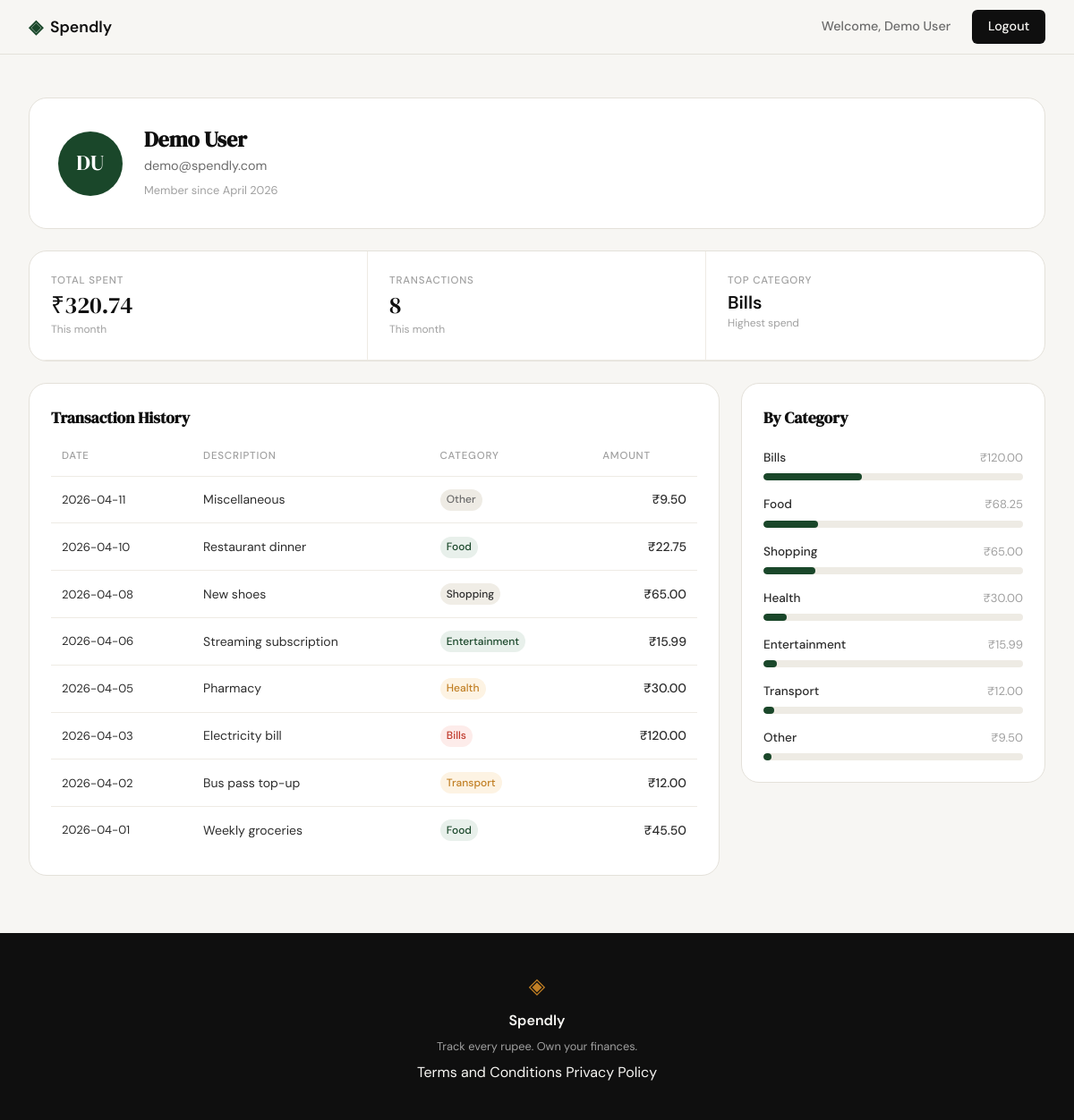
Screenshot of /profile (signed in) with the database file from the repository.
### tables this page shows
CREATE TABLE users (
            id            INTEGER PRIMARY KEY AUTOINCREMENT,
            name          TEXT    NOT NULL,
            email         TEXT    UNIQUE NOT NULL,
            password_hash TEXT    NOT NULL,
            created_at    TEXT    DEFAULT (datetime('now'))
        );

CREATE TABLE expenses (
            id          INTEGER PRIMARY KEY AUTOINCREMENT,
            user_id     INTEGER NOT NULL REFERENCES users(id),
            amount      REAL    NOT NULL,
            category    TEXT    NOT NULL,
            date        TEXT    NOT NULL,
            description TEXT,
            created_at  TEXT    DEFAULT (datetime('now'))
        );

### app.py (the view)
@app.route("/profile")
def profile():
    if not session.get("user_id"):
        return redirect(url_for("login"))
    user_id = session["user_id"]
    user         = get_user_by_id(user_id)
    stats        = get_summary_stats(user_id)
    transactions = get_recent_transactions(user_id)
    categories   = get_category_breakdown(user_id)
    return render_template("profile.html",
                           user=user,
                           stats=stats,
                           transactions=transactions,
                           categories=categories)

### database/db.py (called while the page is built)
def get_db():
    conn = sqlite3.connect(DB_PATH)
    conn.row_factory = sqlite3.Row
    conn.execute("PRAGMA foreign_keys = ON")
    return conn

### database/queries.py (called while the page is built)
def get_user_by_id(user_id):
    conn = get_db()
    row = conn.execute(
        "SELECT name, email, created_at FROM users WHERE id = ?", (user_id,)
    ).fetchone()
    conn.close()
    if row is None:
        return None
    dt = datetime.strptime(row["created_at"][:10], "%Y-%m-%d")
    return {
        "name": row["name"],
        "email": row["email"],
        "member_since": dt.strftime("%B %Y"),
    }

def get_summary_stats(user_id):
    conn = get_db()
    row = conn.execute(
        "SELECT COALESCE(SUM(amount), 0) AS total, COUNT(*) AS cnt FROM expenses WHERE user_id = ?",
        (user_id,)
    ).fetchone()
    top = conn.execute(
        "SELECT category, SUM(amount) AS s FROM expenses WHERE user_id = ? "
        "GROUP BY category ORDER BY s DESC LIMIT 1",
        (user_id,)
    ).fetchone()
    conn.close()
    return {
        "total_spent": f"₹{row['total']:.2f}",
        "transaction_count": row["cnt"],
        "top_category": top["category"] if top else "—",
    }

def get_recent_transactions(user_id, limit=10):
    conn = get_db()
    rows = conn.execute(
        "SELECT date, description, category, amount FROM expenses "
        "WHERE user_id = ? ORDER BY date DESC, id DESC LIMIT ?",
        (user_id, limit)
    ).fetchall()
    conn.close()
    return [
        {
            "date": row["date"],
            "description": row["description"] or "",
            "category": row["category"],
            "amount": f"₹{row['amount']:.2f}",
        }
        for row in rows
    ]

def get_category_breakdown(user_id):
    conn = get_db()
    rows = conn.execute(
        "SELECT category, SUM(amount) AS total FROM expenses WHERE user_id = ? "
        "GROUP BY category ORDER BY total DESC",
        (user_id,)
    ).fetchall()
    conn.close()
    if not rows:
        return []
    grand = sum(r["total"] for r in rows)
    result = [
        {"name": r["category"], "amount": f"₹{r['total']:.2f}", "pct": round(r["total"] / grand * 100)}
        for r in rows
    ]
    diff = 100 - sum(item["pct"] for item in result)
    result[0]["pct"] += diff
    return result

### templates/profile.html (shortened to what this page needs)
{% extends "base.html" %}
{% block content %}
<section class="profile-page">
  <div class="profile-inner">
    <div class="profile-header-card">
      <div class="profile-avatar">
        {{ user.name.split()[0][0] | upper }}{{ user.name.split()[-1][0] | upper }}
      </div>
      <div class="profile-info">
        <h1 class="profile-name">{{ user.name }}</h1>
        <p class="profile-email">{{ user.email }}</p>
        <p class="profile-since">Member since {{ user.member_since }}</p>
      </div>
    </div>
    <div class="profile-stats-card">
      <div class="dash-stats">
        <div class="dash-stat">
          <span class="dash-label">Total Spent</span>
          <span class="dash-value">{{ stats.total_spent }}</span>
          <span class="dash-sub">This month</span>
        </div>
        <div class="dash-stat">
          <span class="dash-label">Transactions</span>
          <span class="dash-value">{{ stats.transaction_count }}</span>
          <span class="dash-sub">This month</span>
        </div>
        <div class="dash-stat">
          <span class="dash-label">Top Category</span>
          <span class="dash-value profile-top-cat">{{ stats.top_category }}</span>
          <span class="dash-sub">Highest spend</span>
        </div>
      </div>
    </div>
    <div class="profile-body">
      <div class="profile-card">
        <h2 class="profile-card-title">Transaction History</h2>
        <div class="profile-table-wrap">
          <table class="profile-table">
            <thead>
              <tr>
                <th>Date</th>
                <th>Description</th>
                <th>Category</th>
                <th class="profile-table-amount">Amount</th>
              </tr>
            </thead>
            <tbody>
              {% for tx in transactions %}
              <tr>
                <td class="profile-table-date">{{ tx.date }}</td>
                <td>{{ tx.description }}</td>
                <td><span class="cat-badge cat-{{ tx.category | lower }}">{{ tx.category }}</span></td>
                <td class="profile-table-amount">{{ tx.amount }}</td>
              </tr>
              {% endfor %}
            </tbody>
          </table>
        </div>
      </div>
      <div class="profile-card">
        <h2 class="profile-card-title">By Category</h2>
        <div class="profile-breakdown">
          {% for cat in categories %}
          <div class="profile-break-row">
            <div class="profile-break-meta">
              <span class="profile-break-name">{{ cat.name }}</span>
              <span class="profile-break-amount">{{ cat.amount }}</span>
            </div>
            <div class="dash-bar-track">
              <div class="dash-bar" style="width: {{ cat.pct }}%"></div>
            </div>
          </div>
          {% endfor %}
        </div>
      </div>
    </div>
  </div>
</section>
{% endblock %}

### templates/base.html (shortened to what this page needs)
<!DOCTYPE html>
<html lang="en">
<head>
    <link rel="stylesheet" href="{{ url_for('static', filename='css/style.css') }}">
</head>
<body>
    <nav class="navbar">
        <div class="nav-inner">
            <a href="{{ url_for('landing') }}" class="nav-brand">
                <span class="brand-icon">◈</span>
                <span class="brand-name">Spendly</span>
            </a>
            <div class="nav-links">
                {% if session.get('user_id') %}
                    <span class="nav-greeting">Welcome, {{ session['user_name'] }}</span>
                    <a href="{{ url_for('logout') }}" class="nav-cta">Logout</a>
                {% else %}
                    <a href="{{ url_for('login') }}">Sign in</a>
                    <a href="{{ url_for('register') }}" class="nav-cta">Get started</a>
                {% endif %}
            </div>
        </div>
    </nav>
    <main class="main-content">
        {% block content %}{% endblock %}
    </main>
    <footer class="footer">
        <div class="footer-inner">
            <span class="brand-icon">◈</span>
            <span class="footer-name">Spendly</span>
            <p class="footer-copy">Track every rupee. Own your finances.</p>
            <div class="footer-links">
                <a href="/terms">Terms and Conditions</a>
                <a href="/privacy">Privacy Policy</a>
            </div>
        </div>
    </footer>
</body>
</html>

### rows the page displays
users: user_name "Demo User", name "D", name "U", name "Demo User", email "demo@spendly.com"
expenses: top_category "Bills", date "2026-04-03", description "Electricity bill", category "Bills", amount "₹120.00"
expenses: date "2026-04-11", description "Miscellaneous", category "Other", amount "₹9.50"
expenses: date "2026-04-10", description "Restaurant dinner", category "Food", amount "₹22.75"
expenses: date "2026-04-08", description "New shoes", category "Shopping", amount "₹65.00"
expenses: date "2026-04-06", description "Streaming subscription", category "Entertainment", amount "₹15.99"
expenses: date "2026-04-05", description "Pharmacy", category "Health", amount "₹30.00"
expenses: date "2026-04-02", description "Bus pass top-up", category "Transport", amount "₹12.00"
expenses: date "2026-04-01", description "Weekly groceries", category "Food", amount "₹45.50"

### other values shown
{{ user.member_since }} "April 2026"
{{ stats.total_spent }} "₹320.74"
{{ stats.transaction_count }} "8"
{{ cat.name }} "Bills" "Food" "Shopping" "Health" "Entertainment" "Transport" "Other"
{{ cat.amount }} "₹120.00" "₹68.25" "₹65.00" "₹30.00" "₹15.99" "₹12.00" "₹9.50"
